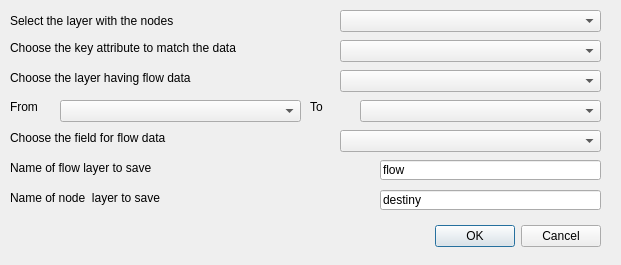
<?xml version="1.0" encoding="UTF-8"?>
<ui version="4.0">
 <class>Dialog</class>
 <widget class="QDialog" name="Dialog">
  <property name="geometry">
   <rect>
    <x>0</x>
    <y>0</y>
    <width>621</width>
    <height>265</height>
   </rect>
  </property>
  <property name="windowTitle">
   <string>Flow Map</string>
  </property>
  <property name="windowIcon">
   <iconset>
    <normaloff>icon.png</normaloff>icon.png</iconset>
  </property>
  <widget class="QDialogButtonBox" name="buttonBox">
   <property name="geometry">
    <rect>
     <x>260</x>
     <y>220</y>
     <width>341</width>
     <height>32</height>
    </rect>
   </property>
   <property name="orientation">
    <enum>Qt::Horizontal</enum>
   </property>
   <property name="standardButtons">
    <set>QDialogButtonBox::Cancel|QDialogButtonBox::Ok</set>
   </property>
  </widget>
  <widget class="QLabel" name="label">
   <property name="geometry">
    <rect>
     <x>10</x>
     <y>10</y>
     <width>281</width>
     <height>21</height>
    </rect>
   </property>
   <property name="text">
    <string>Select the layer with the nodes</string>
   </property>
  </widget>
  <widget class="QLabel" name="label_2">
   <property name="geometry">
    <rect>
     <x>10</x>
     <y>70</y>
     <width>321</width>
     <height>16</height>
    </rect>
   </property>
   <property name="text">
    <string>Choose the layer having flow data</string>
   </property>
  </widget>
  <widget class="QLabel" name="label_4">
   <property name="geometry">
    <rect>
     <x>10</x>
     <y>160</y>
     <width>261</width>
     <height>16</height>
    </rect>
   </property>
   <property name="text">
    <string>Name of flow layer to save </string>
   </property>
  </widget>
  <widget class="QComboBox" name="to_field">
   <property name="geometry">
    <rect>
     <x>360</x>
     <y>100</y>
     <width>241</width>
     <height>22</height>
    </rect>
   </property>
  </widget>
  <widget class="QComboBox" name="from_field">
   <property name="geometry">
    <rect>
     <x>60</x>
     <y>100</y>
     <width>241</width>
     <height>22</height>
    </rect>
   </property>
  </widget>
  <widget class="QLabel" name="label_7">
   <property name="geometry">
    <rect>
     <x>310</x>
     <y>100</y>
     <width>47</width>
     <height>13</height>
    </rect>
   </property>
   <property name="text">
    <string>To</string>
   </property>
  </widget>
  <widget class="QLabel" name="label_8">
   <property name="geometry">
    <rect>
     <x>10</x>
     <y>100</y>
     <width>47</width>
     <height>13</height>
    </rect>
   </property>
   <property name="text">
    <string>From</string>
   </property>
  </widget>
  <widget class="QLabel" name="label_3">
   <property name="geometry">
    <rect>
     <x>10</x>
     <y>40</y>
     <width>301</width>
     <height>16</height>
    </rect>
   </property>
   <property name="text">
    <string>Choose the key attribute to match the data</string>
   </property>
  </widget>
  <widget class="QComboBox" name="nameField">
   <property name="geometry">
    <rect>
     <x>340</x>
     <y>40</y>
     <width>261</width>
     <height>22</height>
    </rect>
   </property>
  </widget>
  <widget class="QLineEdit" name="layer_name">
   <property name="geometry">
    <rect>
     <x>380</x>
     <y>160</y>
     <width>221</width>
     <height>20</height>
    </rect>
   </property>
   <property name="text">
    <string>flow</string>
   </property>
  </widget>
  <widget class="QComboBox" name="comboBox_2">
   <property name="geometry">
    <rect>
     <x>340</x>
     <y>130</y>
     <width>261</width>
     <height>22</height>
    </rect>
   </property>
  </widget>
  <widget class="QLabel" name="label_5">
   <property name="geometry">
    <rect>
     <x>10</x>
     <y>130</y>
     <width>321</width>
     <height>16</height>
    </rect>
   </property>
   <property name="text">
    <string>Choose the field for flow data</string>
   </property>
  </widget>
  <widget class="QComboBox" name="nodeLayers">
   <property name="geometry">
    <rect>
     <x>340</x>
     <y>10</y>
     <width>261</width>
     <height>22</height>
    </rect>
   </property>
  </widget>
  <widget class="QComboBox" name="flowLayers">
   <property name="geometry">
    <rect>
     <x>340</x>
     <y>70</y>
     <width>261</width>
     <height>22</height>
    </rect>
   </property>
  </widget>
  <widget class="QLineEdit" name="new_node_layer_name">
   <property name="geometry">
    <rect>
     <x>380</x>
     <y>190</y>
     <width>221</width>
     <height>20</height>
    </rect>
   </property>
   <property name="text">
    <string>destiny</string>
   </property>
  </widget>
  <widget class="QLabel" name="label_6">
   <property name="geometry">
    <rect>
     <x>10</x>
     <y>190</y>
     <width>261</width>
     <height>16</height>
    </rect>
   </property>
   <property name="text">
    <string>Name of node  layer to save </string>
   </property>
  </widget>
 </widget>
 <resources/>
 <connections>
  <connection>
   <sender>buttonBox</sender>
   <signal>accepted()</signal>
   <receiver>Dialog</receiver>
   <slot>accept()</slot>
   <hints>
    <hint type="sourcelabel">
     <x>248</x>
     <y>254</y>
    </hint>
    <hint type="destinationlabel">
     <x>157</x>
     <y>274</y>
    </hint>
   </hints>
  </connection>
  <connection>
   <sender>buttonBox</sender>
   <signal>rejected()</signal>
   <receiver>Dialog</receiver>
   <slot>reject()</slot>
   <hints>
    <hint type="sourcelabel">
     <x>316</x>
     <y>260</y>
    </hint>
    <hint type="destinationlabel">
     <x>286</x>
     <y>274</y>
    </hint>
   </hints>
  </connection>
 </connections>
</ui>
